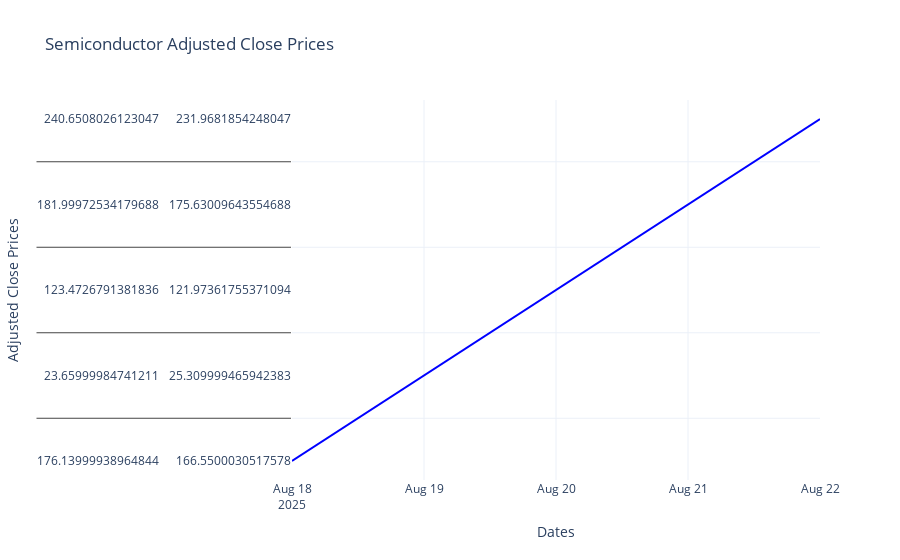

This figure's notebook cell:
### Code cell
# Create and display an interactive line plot of Adjusted Close Prices for semiconductor companies
newclosing = go.Figure()
newclosing.add_trace(go.Scatter(x=semiconductor_data.index, 
                         y=semiconductor_data[price_col], 
                         mode='lines', 
                         name='Adjusted Close', 
                         line=dict(color='blue')))
newclosing.update_layout(title='Semiconductor Adjusted Close Prices',
                  xaxis_title='Dates',
                  yaxis_title='Adjusted Close Prices',
                  template='plotly_white')
newclosing.show()
